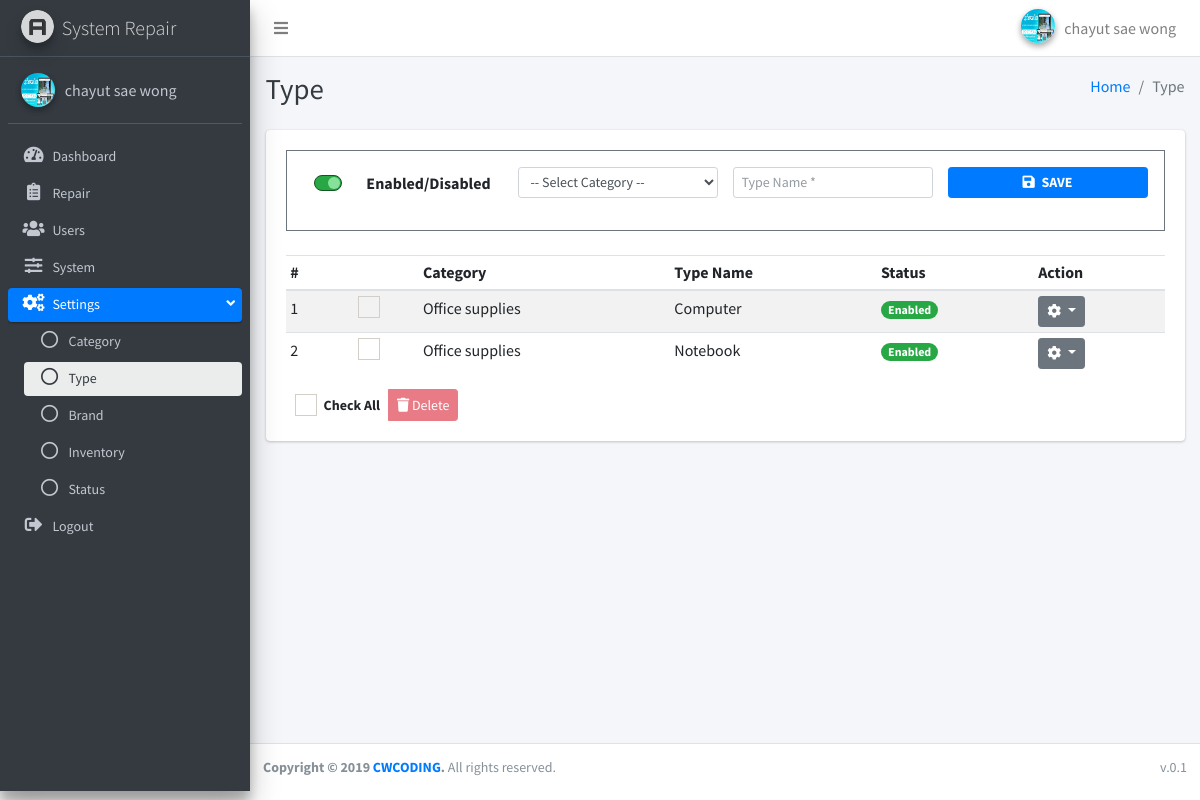
Page /index.php?page=type (signed in) on the committed database.
### tables this page shows
CREATE TABLE `system` (
  `id` int(11) NOT NULL,
  `title` varchar(100) NOT NULL,
  `name` varchar(100) NOT NULL,
  `updated_at` timestamp NOT NULL DEFAULT current_timestamp() ON UPDATE current_timestamp(),
  `created_at` timestamp NOT NULL DEFAULT current_timestamp()
);

CREATE TABLE `type` (
  `id` int(11) NOT NULL,
  `category` int(11) NOT NULL,
  `status` enum('Y','N') NOT NULL,
  `name` varchar(100) NOT NULL,
  `updated_at` timestamp NOT NULL DEFAULT current_timestamp() ON UPDATE current_timestamp(),
  `created_at` timestamp NOT NULL DEFAULT current_timestamp()
);

### db_function/function.php (called while the page is built, shortened)
<?php
function fetch_all($fields, $table, $conditions = NULL , $req = NULL){
    global $conn;
    try{
        $stmt = $conn->prepare("SELECT $fields FROM `$table` $conditions ");
        if(!empty($req)){
            foreach($req as $key => $v){
                $stmt->bindParam(":".$key,$v);
            }
        }
        $result = $stmt->execute();
        $data = array();
        while($row = $stmt->fetch(PDO::FETCH_ASSOC)){
          $data[] = $row;
        }
    }catch(PDOException $e){
        echo "Error: " . $e->getMessage();
        die();
    }
    return $data;
}
?>

### apps/type/index.php (the view, shortened to what this page needs)
<?php
  $fields = "*";
  $table = "type";
  $type = fetch_all($fields, $table);
  $fields = "*";
  $table = "category";
  $value = "";
  $categorys = fetch_all($fields, $table, $value);
  $cate_txt = array();
  foreach($categorys as $category){
    $cate_txt[$category["id"]] = $category["name"];
  }
?>
<div class="content-wrapper">
  <div class="content-header">
    <div class="container-fluid">
      <div class="row mb-2">
        <div class="col-sm-6">
          <h1 class="m-0 text-dark">Type</h1>
        </div>
        <div class="col-sm-6">
          <ol class="breadcrumb float-sm-right">
            <li class="breadcrumb-item"><a href="./">Home</a></li>
            <li class="breadcrumb-item active">Type</li>
          </ol>
        </div>
      </div>
    </div>
  </div>
  <div class="content">
    <div class="container-fluid">
      <div class="row">
        <div class="col-lg-12">
          <div class="card">
            <div class="card-body">
            <div class="border border-secondary p-3 mb-4 ">
              <form id="forminfo" action="apps/type/do_type.php?action=save_type" method="POST">
                <div class="row d-flex justify-content-center">
                  <div class="col-md-3 text-left text-md-center mt-0 mt-md-1">
                  <div class="form-group">
                    <div class="custom-control custom-switch custom-switch-on-success">
                      <label class="custom-control-label" for="status">Enabled/Disabled</label>
                    </div>
                  </div>
                  </div>
                  <div class="col-md-3">
                    <div class="form-group">
                      <select name="category" id="category" class="form-control form-control-sm" required>
                      <option value="">-- Select Category --</option>
                      </select>
                    </div>
                  </div>
                  <div class="col-md-3">
                    <div class="form-group">
                      <input type="text" name="type_name" id="type_name" class="form-control form-control-sm" placeholder="Type Name *">
                    </div>
                  </div>
                  <div class="col-md-3">
                    <div class="form-group">
                      <button type="submit" class="btn btn-primary btn-block btn-sm font-weight-bold"><i class="fas fa-save mr-1"></i> SAVE</button>
                    </div>
                  </div>
                </div>
            </form>
            </div>
              <form action="apps/type/do_type.php?action=delete_all" id="frm" method="POST">
                <div class="table-responsive">
                  <table class="table table-striped table-hover table-sm">
                    <thead>
                      <tr>
                        <th>#</th>
                        <th></th>
                        <th>Category</th>
                        <th>Type Name</th>
                        <th>Status</th>
                        <th>Action</th>
                      </tr>
                    </thead>
                    <tbody>
                      <?php
                $i = 1;
                  foreach($type as $value){
                    if($value["status"] == "Y"){
                      $status = "Enabled";
                      $bg = "success";
                    }else{
                      $status = "Disabled";
                      $bg = "danger";
                    }
                ?>
                      <tr>
                        <td><?php echo $i++;?></td>
                        <td class="text-center">
                          <div class="icheck-primary d-inline">
                            <label for="checK_<?php echo $i;?>">
                            </label>
                          </div>
                        </td>
                        <td><?php echo $cate_txt[$value["category"]];?></td>
                        <td><?php echo $value["name"];?></td>
                        <td><span class="badge badge-<?php echo $bg;?> badge-pill"><?php echo $status;?></span></td>
                        <td>
                          <div class="dropdown">
                            <button class="btn btn-secondary btn-sm dropdown-toggle" type="button"
                              id="dropdownMenuButton" data-toggle="dropdown" aria-haspopup="true" aria-expanded="false">
                              <i class="fas fa-cog"></i>
                            </button>
                          </div>
                        </td>
                      </tr>
                    <?php } ?>
                    </tbody>
                  </table>
                </div>
                <div class="row">
                  <div class="col-md-12">
                    <div class="btn-group">
                      <button type="button" class="btn-sm btn">
                        <div class="icheck-primary d-inline">
                          <label for="checkall">Check All
                          </label>
                        </div>
                      </button>
                      <button type="button" class="btn-sm btn btn-danger btn-delete-all" disabled data-toggle="modal"
                        data-target="#modalDeleteAll"><i class="fas fa-trash"></i>
                        Delete</button>
                    </div>
                  </div>
                </div>
            </div>
          </div>
        </div>
      </div>
    </div>
  </div>
</div>

### include/sidebar.php
<?php
$arr_users = array("users","users/add","users/edit");
$arr_repair = array("repair","repair/add","repair/edit");
$arr_dashboard = array("dashboard");
$arr_system = array("system");
$arr_settings = array("category","type","brand","inventory", "inventory/add","inventory/edit","status");
$arr_category = array("category");
$arr_type = array("type");
$arr_status = array("status");
$arr_brand = array("brand");
$arr_inventory = array("inventory","inventory/add","inventory/edit");
?>
<aside class="main-sidebar sidebar-dark-primary elevation-4">
  <a href="./" class="brand-link">
    <img src="dist/img/AdminLTELogo.png" alt="AdminLTE Logo" class="brand-image img-circle elevation-3"
      style="opacity: .8">
    <span class="brand-text font-weight-light"><?php echo $system["name"];?></span>
  </a>
  <div class="sidebar os-host os-theme-light os-host-overflow os-host-overflow-y os-host-resize-disabled os-host-scrollbar-horizontal-hidden os-host-transition">
    <div class="user-panel mt-3 pb-3 mb-3 d-flex">
      <div class="image">
        <?php if(!empty($_SESSION["PROFILE"])){ ?>
        <?php if(file_exists("uploads/users/".$_SESSION["PROFILE"])){ ?>
        <img src="uploads/users/<?php echo $_SESSION["PROFILE"];?>" class="img-circle elevation-2" alt="Profile-img"
          style="max-width:34px; max-height:34px; min-width:34px; min-height:34px;">
        <?php }else{ ?>
        <img src="dist/img/avatar04.png" class="img-circle elevation-2" alt="User Image">
        <?php } ?>
        <?php }else{ ?>
        <img src="dist/img/avatar04.png" class="img-circle elevation-2" alt="User Image">
        <?php } ?>
      </div>
      <div class="info">
        <a href="?page=profile" class="d-block"><?php echo $_SESSION["FIRST_NAME"] ." ". $_SESSION["LAST_NAME"];?></a>
      </div>
    </div>
    <nav class="mt-2">
      <ul class="nav nav-pills nav-sidebar flex-column nav-compact nav-child-indent text-sm" data-widget="treeview" role="menu" data-accordion="false">
        <li class="nav-item">
          <a href="?page=dashboard" class="nav-link <?php if(in_array($page, $arr_dashboard)){echo "active"; }?>">
            <i class="nav-icon fas fa-tachometer-alt"></i>
            <p>
              Dashboard
            </p>
          </a>
        </li>
        <li class="nav-item">
          <a href="?page=repair" class="nav-link <?php if(in_array($page, $arr_repair)){echo "active"; }?>">
            <i class="nav-icon fas fa-clipboard-list"></i>
            <p>
              Repair
            </p>
          </a>
        </li>
        <li class="nav-item">
          <a href="?page=users" class="nav-link <?php if(in_array($page, $arr_users)){echo "active"; }?>">
            <i class="nav-icon fas fa-users"></i>
            <p>
              Users
            </p>
          </a>
        </li>
        <li class="nav-item">
          <a href="?page=system" class="nav-link <?php if(in_array($page, $arr_system)){echo "active"; }?>">
            <i class="nav-icon fas fa-sliders-h"></i>
            <p>
              System
            </p>
          </a>
        </li>
        <li class="nav-item has-treeview <?php if(in_array($page, $arr_settings)){echo "menu-open"; }?>">
          <a href="#" class="nav-link <?php if(in_array($page, $arr_settings)){echo "active"; }?>">
            <i class="nav-icon fas fa-cogs"></i>
            <p>
              Settings
              <i class="right fas fa-angle-left"></i>
            </p>
          </a>
          <ul class="nav nav-treeview">
            <li class="nav-item">
              <a href="?page=category" class="nav-link <?php if(in_array($page, $arr_category)){echo "active"; }?>">
                <i class="far fa-circle nav-icon"></i>
                <p>Category</p>
              </a>
            </li>
            <li class="nav-item">
              <a href="?page=type" class="nav-link <?php if(in_array($page, $arr_type)){echo "active"; }?>">
                <i class="far fa-circle nav-icon"></i>
                <p>Type</p>
              </a>
            </li>
            <li class="nav-item">
              <a href="?page=brand" class="nav-link <?php if(in_array($page, $arr_brand)){echo "active"; }?>">
                <i class="far fa-circle nav-icon"></i>
                <p>Brand</p>
              </a>
            </li>
            <li class="nav-item">
              <a href="?page=inventory" class="nav-link <?php if(in_array($page, $arr_inventory)){echo "active"; }?>">
                <i class="far fa-circle nav-icon"></i>
                <p>Inventory</p>
              </a>
            </li>
            <li class="nav-item">
              <a href="?page=status" class="nav-link <?php if(in_array($page, $arr_status)){echo "active"; }?>">
                <i class="far fa-circle nav-icon"></i>
                <p>Status</p>
              </a>
            </li>
          </ul>
        </li>
        <li class="nav-item">
          <a href="javascript:void(0);" class="nav-link" data-toggle="modal" data-target="#logoutModal">
            <i class="nav-icon fas fa-sign-out-alt"></i>
            <p>
              Logout
            </p>
          </a>
        </li>
      </ul>
    </nav>
  </div>
</aside>

### rows in the picture
system: name "System Repair"
type: category "Office supplies", name "Computer", status "Enabled"
type: category "Office supplies", name "Notebook", status "Enabled"

### other values in the picture
$_SESSION["FIRST_NAME"] "chayut"
$_SESSION["LAST_NAME"] "sae wong"
